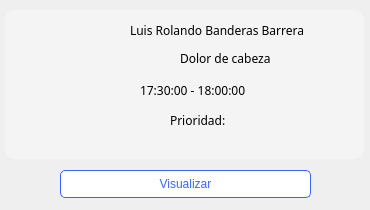
<?xml version="1.0" encoding="UTF-8"?>
<ui version="4.0">
 <class>administrador_tarjeta_cancelacion_cita</class>
 <widget class="QWidget" name="administrador_tarjeta_cancelacion_cita">
  <property name="geometry">
   <rect>
    <x>0</x>
    <y>0</y>
    <width>370</width>
    <height>210</height>
   </rect>
  </property>
  <property name="windowTitle">
   <string>Form</string>
  </property>
  <widget class="QLabel" name="lbl_prioridad">
   <property name="geometry">
    <rect>
     <x>170</x>
     <y>110</y>
     <width>70</width>
     <height>20</height>
    </rect>
   </property>
   <property name="minimumSize">
    <size>
     <width>70</width>
     <height>0</height>
    </size>
   </property>
   <property name="maximumSize">
    <size>
     <width>70</width>
     <height>16777215</height>
    </size>
   </property>
   <property name="font">
    <font>
     <family>Montserrat</family>
    </font>
   </property>
   <property name="styleSheet">
    <string notr="true">background:none;</string>
   </property>
   <property name="text">
    <string>Prioridad:</string>
   </property>
  </widget>
  <widget class="QLabel" name="lbl_horario_admin_cancelar_cita">
   <property name="geometry">
    <rect>
     <x>140</x>
     <y>80</y>
     <width>121</width>
     <height>20</height>
    </rect>
   </property>
   <property name="font">
    <font>
     <family>Montserrat</family>
    </font>
   </property>
   <property name="styleSheet">
    <string notr="true">background:none;
</string>
   </property>
   <property name="text">
    <string>17:30:00 - 18:00:00</string>
   </property>
  </widget>
  <widget class="QLabel" name="lbl_prioridad_admin_cancelar_cita">
   <property name="geometry">
    <rect>
     <x>250</x>
     <y>109</y>
     <width>20</width>
     <height>20</height>
    </rect>
   </property>
   <property name="minimumSize">
    <size>
     <width>20</width>
     <height>20</height>
    </size>
   </property>
   <property name="maximumSize">
    <size>
     <width>20</width>
     <height>20</height>
    </size>
   </property>
   <property name="styleSheet">
    <string notr="true">background:none;</string>
   </property>
   <property name="text">
    <string/>
   </property>
   <property name="pixmap">
    <pixmap resource="../../resources.qrc">:/imagenes/Imagenes/Ellipse7.png</pixmap>
   </property>
   <property name="scaledContents">
    <bool>true</bool>
   </property>
  </widget>
  <widget class="QLabel" name="lbl_foto_admin_cancelar_cita">
   <property name="geometry">
    <rect>
     <x>20</x>
     <y>24</y>
     <width>100</width>
     <height>100</height>
    </rect>
   </property>
   <property name="styleSheet">
    <string notr="true">background:none;</string>
   </property>
   <property name="text">
    <string/>
   </property>
   <property name="pixmap">
    <pixmap resource="../../resources.qrc">:/imagenes/Imagenes/imgPrueba.png</pixmap>
   </property>
   <property name="scaledContents">
    <bool>true</bool>
   </property>
  </widget>
  <widget class="QLabel" name="lbl_motivo_admin_cancelar_cita">
   <property name="geometry">
    <rect>
     <x>180</x>
     <y>50</y>
     <width>111</width>
     <height>16</height>
    </rect>
   </property>
   <property name="font">
    <font>
     <family>Montserrat</family>
    </font>
   </property>
   <property name="styleSheet">
    <string notr="true">background:none;</string>
   </property>
   <property name="text">
    <string>Dolor de cabeza</string>
   </property>
  </widget>
  <widget class="QLabel" name="label">
   <property name="geometry">
    <rect>
     <x>5</x>
     <y>10</y>
     <width>359</width>
     <height>149</height>
    </rect>
   </property>
   <property name="styleSheet">
    <string notr="true">background: #F4F4F4;
border-radius: 10px;</string>
   </property>
   <property name="text">
    <string/>
   </property>
  </widget>
  <widget class="QPushButton" name="btn_admin_visualizar_cancelacion_cita">
   <property name="geometry">
    <rect>
     <x>60</x>
     <y>170</y>
     <width>251</width>
     <height>28</height>
    </rect>
   </property>
   <property name="styleSheet">
    <string notr="true">*{
	background-color: white;
	color: #3E64FF;
	border: 1px solid #3E64FF;
	border-radius: 5px;
	padding: 5px;
}

:hover{
	color: white;
	background-color: #3E64FF;
}</string>
   </property>
   <property name="text">
    <string>Visualizar</string>
   </property>
  </widget>
  <widget class="QLabel" name="lbl_nombre_admin_tarjeta_horario">
   <property name="geometry">
    <rect>
     <x>130</x>
     <y>20</y>
     <width>201</width>
     <height>20</height>
    </rect>
   </property>
   <property name="font">
    <font>
     <family>Montserrat</family>
    </font>
   </property>
   <property name="styleSheet">
    <string notr="true">background:none;</string>
   </property>
   <property name="text">
    <string>Luis Rolando Banderas Barrera</string>
   </property>
  </widget>
  <zorder>label</zorder>
  <zorder>btn_admin_visualizar_cancelacion_cita</zorder>
  <zorder>lbl_nombre_admin_tarjeta_horario</zorder>
  <zorder>lbl_foto_admin_cancelar_cita</zorder>
  <zorder>lbl_horario_admin_cancelar_cita</zorder>
  <zorder>lbl_motivo_admin_cancelar_cita</zorder>
  <zorder>lbl_prioridad_admin_cancelar_cita</zorder>
  <zorder>lbl_prioridad</zorder>
 </widget>
 <resources>
  <include location="../../resources.qrc"/>
 </resources>
 <connections/>
</ui>
